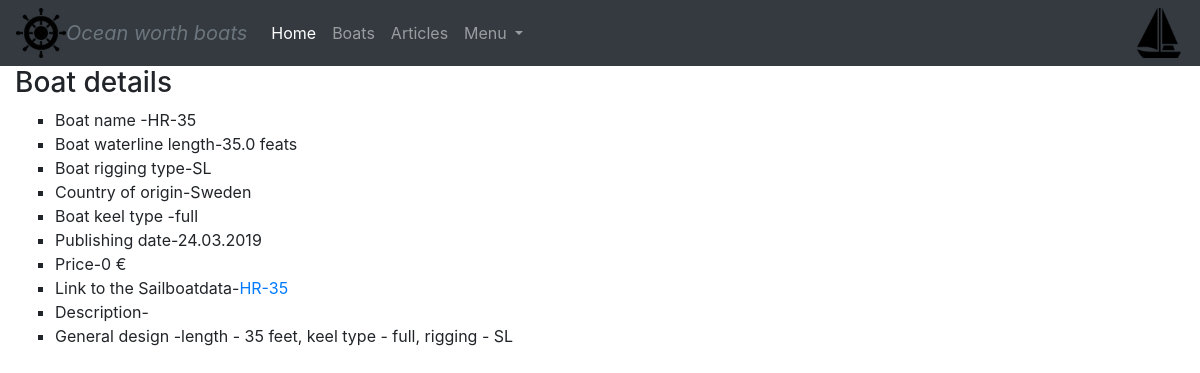
The app's page /boats/detail/1/, older data.
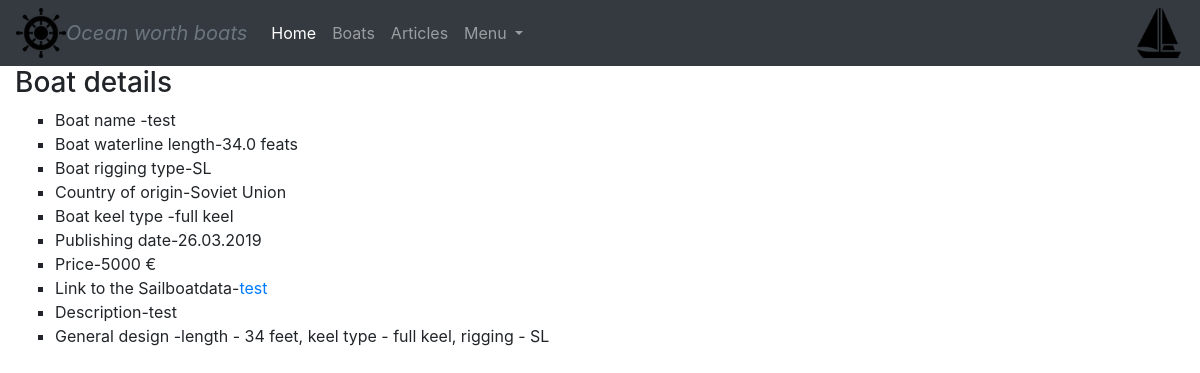
The same page, newer data.
### boats/models.py (models this page shows, shortened)
class BoatModel(models.Model):
    SLOOP = "SL"
    KETCH = "KE"
    YAWL = "YA"
    CAT_KETCH = "CK"
    CHOICES = (
        (SLOOP, "Sloop"),
        (KETCH, "Ketch"),
        (YAWL, "Yawl"),
        (CAT_KETCH, "Cat Ketch"),
    )
    boat_name = models.CharField(max_length=50, unique=True, db_index=True, verbose_name="Boat model", help_text="Please input boat model")
    boat_length = models.FloatField(null=False, blank=False, verbose_name="Boat water-line length", help_text="Please input boat water-line length", )
    boat_description = models.TextField(blank=True, verbose_name="Boat description", help_text="Please describe the boat")
    boat_mast_type = models.CharField(max_length=10, choices=CHOICES, default=SLOOP, verbose_name="Boat rigging type", help_text="Please input boat rigging type")
    boat_price = models.PositiveSmallIntegerField(verbose_name="price of the boat", help_text="Please input boat price", )
    boat_country_of_origin = models.CharField(max_length=20, verbose_name="Boat country of origin", help_text="Please specify boat's country of origin")
    boat_sailboatdata_link = models.URLField(max_length=100, blank=True, verbose_name="URL to Sailboatdata", help_text="Please type in URL to Sailboatdata page for this boat")
    boat_keel_type = models.CharField(max_length=50, verbose_name="Boat keel type", help_text="Please specify boat's keel type")
    boat_publish_date = models.DateTimeField(auto_now_add=True)
    boat_primary_photo = models.ImageField(upload_to="photos/", blank=False, verbose_name='Boat primary photo', help_text="Please attach a primary photo of the boat")
    class Meta:
        verbose_name = "Boats primary data"
        verbose_name_plural = "Boats primary data"
        ordering = ["boat_name"]
    def length_mast_keel(self):
        if self.boat_length and self.boat_keel_type and self.boat_mast_type:
            return "length - %d feet, keel type - %s, rigging - %s" % (self.boat_length, self.boat_keel_type,  self.boat_mast_type)

### boats/views.py (the view)
# urls.py: path("boats/detail/<int:boat_id>/", boat_detail_view, name="boat_detail"),
def boat_detail_view(request, boat_id):
    current_boat = BoatModel.objects.get(pk=boat_id)  #  primary
    images = current_boat.boatimage_set.all()
    context = {"images": images, "current_boat": current_boat}
    return render(request, "boat_detail.html", context)

### templates/boat_detail.html (shortened to what this page needs)
{% extends "base.html" %}
{% load bootstrap4 %}
{% load static %}
{%  load staticfiles %}
{% block content %}
    <div class="container-fluid ">
        <h3 > Boat details</h3>
        <ul type="square">
            <li>Boat name -{{ current_boat.boat_name }}</li>
            <li>Boat waterline length-{{ current_boat.boat_length }} feats </li>
            <li>Boat rigging type-{{ current_boat.boat_mast_type }}</li>
            <li>Country of origin-{{ current_boat.boat_country_of_origin }}</li>
            <li>Boat keel type -{{ current_boat.boat_keel_type }}</li>
            <li>Publishing date-{{ current_boat.boat_publish_date|date:"SHORT_DATE_FORMAT"  }}</li>
            <li>Price-{{ current_boat.boat_price }} &euro;</li>
            <li> Link to the Sailboatdata-<a href="{{ current_boat.boat_sailboatdata_link }}">{{ current_boat.boat_name }}</a></li>
            <li>Description-{{ current_boat.boat_description }}</li>
            <li> General design -{{ current_boat.length_mast_keel }}</li>
       </ul>
    </div>
{% endblock content %}

Row changes from the older to the newer data that the page shows:
changed BoatModel "SL": boat_name "HR-35" → "test"; boat_length "35.0" → "34.0"; boat_country_of_origin "Sweden" → "Soviet Union"; boat_keel_type "full" → "full keel"; boat_publish_date "24.03.2019" → "26.03.2019"; boat_price "0" → "5000"; boat_description (not shown) → "test"; length_mast_keel "length - 35 feet, keel type - full, rigging - SL" → "length - 34 feet, keel type - full keel, rigging - SL"
